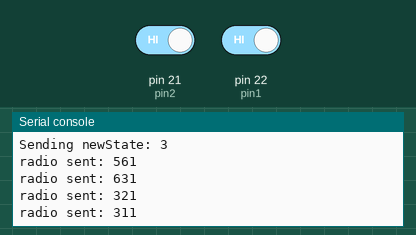
This program was run on a simulated MicroPython board. Parts: the last lines printed to the serial console. Inputs (shaded band) come from the test bench; at power-on: pin 21 (pin2) HIGH, pin 22 (pin1) HIGH. No radio messages arrive unless stated (any console line starting 'radio sent:' is added by the test bench).

Above: at 1.2 s.
1.3 s: pin 21 (pin2) driven LOW
At 2.1 s:
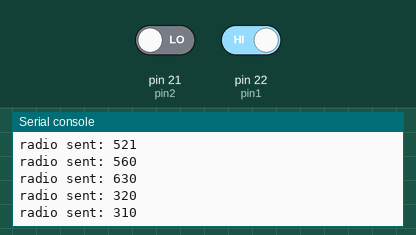
2.8 s: pin 22 (pin1) driven LOW
At 4.0 s:
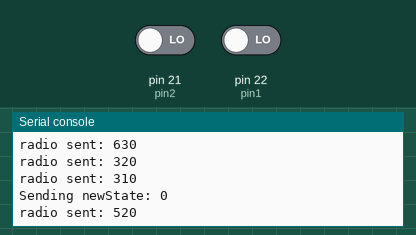
4.3 s: pin 21 (pin2) driven HIGH
At 5.5 s:
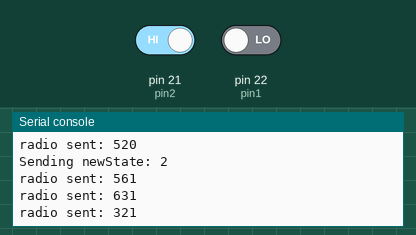
Timing chart, 0 to 7.3 s (numbered marks = the images above; inputs shaded):
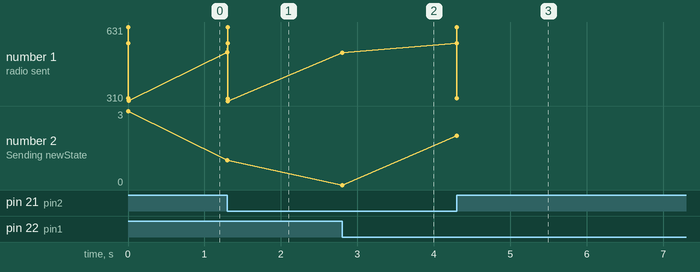

The program:

main.py
```python
from machine import Pin, I2C
import time
import userlib.ledViz as ledViz
import network

#bit1 = 0
bit1Old = 0
#bit2 = 0
bit2Old = 0

pin1 = Pin(22, Pin.IN)
pin2 = Pin(21, Pin.IN)

station = network.WLAN(network.STA_IF)
station.active(True)

ledViz.initialize()

def hasChanged():
    global bit1Old
    global bit2Old
    if not pin1.value() == bit1Old or not pin2.value() == bit2Old:
        bit1Old = pin1.value()
        bit2Old = pin2.value()
        return True
    return False

def sendNewState():
    # convert pin values to a 2-bit number
    newState = 0
    if pin1.value():
        newState += 1
    if pin2.value():
        newState += 2
    print('Sending newState: ' + str(newState))
    # send the new state to the LED visualization
    ledViz.visualizeTempState(newState)

while True:
    if hasChanged():
        sendNewState()
```

ledViz.py
```python
# Requires that a WLAN interface is already active.
# Since this probably happened elsewhere already we omit this here. The code would be:
# sta = network.WLAN(network.STA_IF)  # Or network.AP_IF
# sta.active(True)

# For handling everything regarding ESPNow.
import userlib.espnowClient as espnow

# DEFINITIONS ----------
def sendMsg(target, msg):
    espnow.sendMessage(target,msg)

def initialize():
    print('Initializing EPSNow ledVisualization...')
    espnow.initESPNow()
    espnow.addPeer(espnow.leftLedController)
    espnow.addPeer(espnow.rightLedController)
    print('... done.')

# Mapping which IDs belong to which ESP
LEFT_IDS = [13,31,23,32,36,63]
RIGHT_IDS = [24,42,25,52,46,64,56,65]
# Checks if a valid ledCode is given and passes it on to the correct ESP via ESPnow if so.
def visualize(ledCode):
    ledCode = str(ledCode)  # Convert input to a string (so ints can be passed as well.)
    # Check if the input is a valid ledCode.
    # Could be disabled if performance is detrimental.
    if not ledCode.isdigit() or len(ledCode) != 3 or (ledCode[2] not in ['0', '1']):
        print("Error: Input is not a valid ledCode (3-digit number with 1 or 0 at the end).")
        return

    # Check if the first two digits are in LEFT_IDS or RIGHT_IDS
    first_two_digits = int(ledCode[:2])

    if first_two_digits in LEFT_IDS:
        sendMsg(espnow.leftLedController,ledCode)
    elif first_two_digits in RIGHT_IDS:
        sendMsg(espnow.rightLedController,ledCode)
    else:
        print("Error: No ESP handles this ledCode.")


# Helper functions so no parsing state > stream has to be done outside of this module
# Parser for the TemperatureSensor:
currentTempState = -1
def visualizeTempState(newState):
    newState = int(newState)
    global currentTempState

    if (newState == 0):
        pass
    elif (newState == 1):
        visualize(521)
    elif (newState == 2):
        visualize(561)
        visualize(631)
        visualize(321)
    elif (newState == 3):
        visualize(561)
        visualize(631)
        visualize(321)
        visualize(311)
    else:
        print('Error: Received invalid state ${newState}. Aborting visualization thereof.')
        return

    if (currentTempState == 1):
        visualize(520)
    elif (currentTempState == 2):
        visualize(560)
        visualize(630)
        visualize(320)
    elif (currentTempState == 3):
        visualize(560)
        visualize(630)
        visualize(320)
        visualize(310)

    currentTempState = newState

# Parser for the Cam:
currentCamState = -1
def visualizeCamState(newState):
    newState = int(newState)
    global currentCamState

    if (newState == 0):
        pass
    elif (newState == 1):
        visualize(421)
    elif (newState == 2):
        visualize(461)
        visualize(631)
        visualize(321)
    elif (newState == 3):
        visualize(461)
        visualize(631)
        visualize(321)
        visualize(311)
    else:
        print('Error: Received invalid state ${newState}. Aborting visualization thereof.')
        return

    if (currentCamState == 1):
        visualize(420)
    elif (currentCamState == 2):
        visualize(460)
        visualize(630)
        visualize(320)
    elif (currentCamState == 3):
        visualize(460)
        visualize(630)
        visualize(320)
        visualize(310)

    currentCamState = newState
```

espnowClient.py
```python
import espnow # type: ignore # (Tells Pylance to ignore this problem.)

e = None

leftLedController = b'\xc4\xde\xe2G0\xbc'   # MAC address of peer's wifi interface
rightLedController = b'\xc4\xde\xe2G\x19\xa4'   # MAC address of peer's wifi interface

def initESPNow():
    global e
    e = espnow.ESPNow()
    e.active(True)

def reinitESPNow():
    global e
    e.active(True)

def deinitESPNow():
    global e
    e.active(False)

def addPeer(peer):
    e.add_peer(peer) # Must add_peer() before send()

def getMessage():
    return e.recv()

def sendMessage(peer, msg):
    e.send(peer, msg, True)
```

boot.py
```python
# Both of the following imports are not actually needed in the current script.
# Importing them here however allows for easier interaction with files and machine functions via serial or web REPL connections.
# In production you can therefore delete this.
import os
import machine # type: ignore # (Tells Pylance to ignore this problem.)

# Turn off vendor OS debugging messages, in order to see only own debugging.
import esp # type: ignore # (Tells Pylance to ignore this problem.)
esp.osdebug(None)

# Run the garbage collector to reclaim memory occupied by objects that are no longer in use by the program.
# This is useful to save space in the flash memory
import gc
gc.collect()

# A faster way to reset the ESP via serial.
def reset():
    machine.reset()

print('Boot successful.')
```

Measured:
- after the input at 1.3 s, the serial console: prints a new line at once (image 1)
- after the input at 2.8 s, the serial console: prints a new line at once (image 2)
- after the input at 4.3 s, the serial console: prints a new line at once (image 3)
- plotted number 1: 311 → 310 after the input at 1.3 s, 310 → 520 after the input at 2.8 s, 520 → 321 after the input at 4.3 s
- plotted number 2: 3 → 1 after the input at 1.3 s, 1 → 0 after the input at 2.8 s, 0 → 2 after the input at 4.3 s
